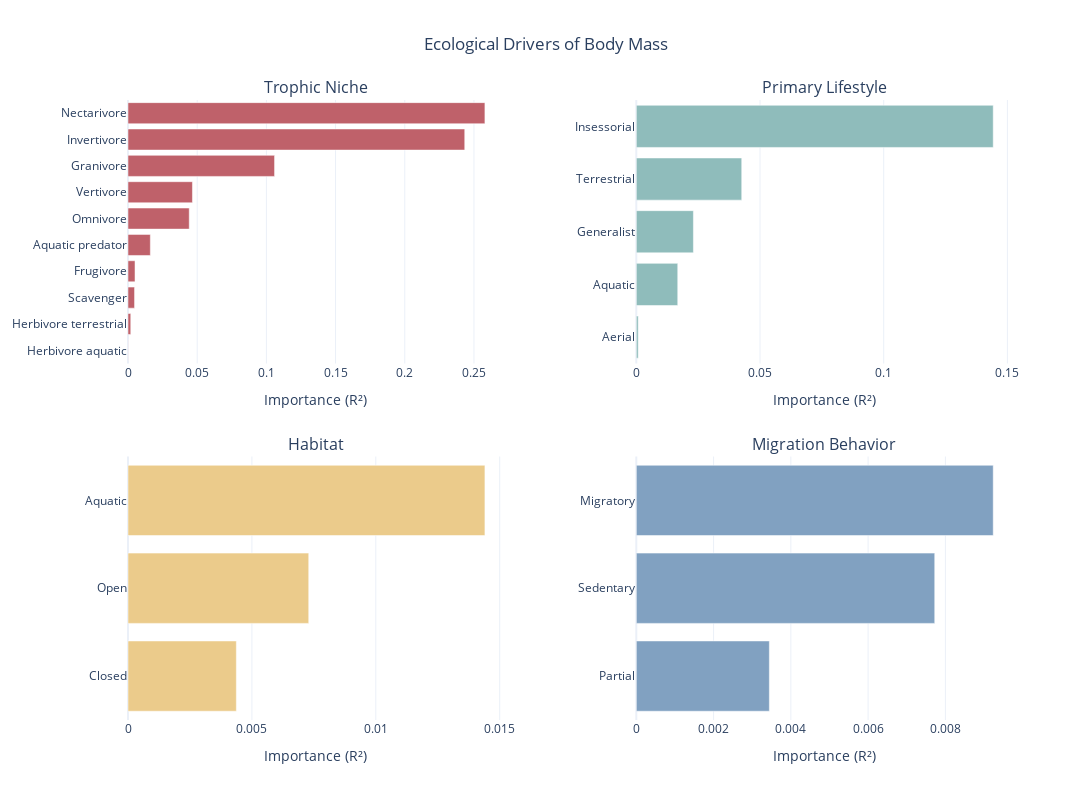

Here is the notebook cell this chart was saved with:
### Code cell
fig = make_subplots(
    rows=2, cols=2,
    subplot_titles=["Trophic Niche", "Primary Lifestyle", "Habitat", "Migration Behavior"],
    horizontal_spacing=0.15,
    vertical_spacing=0.15
)

importances = pd.Series(rf.feature_importances_, index=X.columns)

def add_panel(prefix, row, col, bar_color):
    subset = importances[importances.index.str.contains(prefix)].copy()

    subset.index = subset.index.str.replace(f"{prefix}_", "").str.replace(f"{prefix}.", "")
    
    subset = subset.sort_values(ascending=True)
    
    fig.add_trace(
        go.Bar(
            x=subset.values,
            y=subset.index,
            orientation='h',
            marker=dict(color=bar_color),
            name=prefix
        ),
        row=row, col=col
    )
    
    fig.update_xaxes(title_text="Importance (R²)", row=row, col=col)

add_panel("Trophic.Niche", 1, 1, "#BF616A")
add_panel("Primary.Lifestyle", 1, 2, "#8FBCBB")
add_panel("Habitat", 2, 1, "#EBCB8B")
add_panel("Migration", 2, 2, "#81A1C1")

fig.update_layout(
    title_text="Ecological Drivers of Body Mass",
    title_x=0.5,
    height=800,
    width=1100,
    showlegend=False,
    template="plotly_white"
)

fig.show()

### Figure 1 — Plotly figure (JSON) as saved in the notebook; plotly's stock layout.template omitted (floating-point values rounded to 4 significant figures)
{"data": [{"marker": {"color": "#BF616A"}, "name": "Trophic.Niche", "orientation": "h", "type": "bar", "x": [8.384e-05, 0.001989, 0.004731, 0.005065, 0.01615, 0.04426, 0.04657, 0.1059, 0.2434, 0.2579], "xaxis": "x", "y": ["Herbivore aquatic", "Herbivore terrestrial", "Scavenger", "Frugivore", "Aquatic predator", "Omnivore", "Vertivore", "Granivore", "Invertivore", "Nectarivore"], "yaxis": "y"}, {"marker": {"color": "#8FBCBB"}, "name": "Primary.Lifestyle", "orientation": "h", "type": "bar", "x": [0.0007744, 0.01675, 0.02308, 0.04261, 0.1443], "xaxis": "x2", "y": ["Aerial", "Aquatic", "Generalist", "Terrestrial", "Insessorial"], "yaxis": "y2"}, {"marker": {"color": "#EBCB8B"}, "name": "Habitat", "orientation": "h", "type": "bar", "x": [0.004372, 0.007293, 0.0144], "xaxis": "x3", "y": ["Closed", "Open", "Aquatic"], "yaxis": "y3"}, {"marker": {"color": "#81A1C1"}, "name": "Migration", "orientation": "h", "type": "bar", "x": [0.003443, 0.007724, 0.009238], "xaxis": "x4", "y": ["Partial", "Sedentary", "Migratory"], "yaxis": "y4"}], "layout": {"annotations": [{"font": {"size": 16}, "showarrow": false, "text": "Trophic Niche", "x": 0.2125, "xanchor": "center", "xref": "paper", "y": 1, "yanchor": "bottom", "yref": "paper"}, {"font": {"size": 16}, "showarrow": false, "text": "Primary Lifestyle", "x": 0.7875, "xanchor": "center", "xref": "paper", "y": 1, "yanchor": "bottom", "yref": "paper"}, {"font": {"size": 16}, "showarrow": false, "text": "Habitat", "x": 0.2125, "xanchor": "center", "xref": "paper", "y": 0.425, "yanchor": "bottom", "yref": "paper"}, {"font": {"size": 16}, "showarrow": false, "text": "Migration Behavior", "x": 0.7875, "xanchor": "center", "xref": "paper", "y": 0.425, "yanchor": "bottom", "yref": "paper"}], "height": 800, "showlegend": false, "title": {"text": "Ecological Drivers of Body Mass", "x": 0.5}, "width": 1100, "xaxis": {"anchor": "y", "domain": [0, 0.425], "title": {"text": "Importance (R²)"}}, "xaxis2": {"anchor": "y2", "domain": [0.575, 1], "title": {"text": "Importance (R²)"}}, "xaxis3": {"anchor": "y3", "domain": [0, 0.425], "title": {"text": "Importance (R²)"}}, "xaxis4": {"anchor": "y4", "domain": [0.575, 1], "title": {"text": "Importance (R²)"}}, "yaxis": {"anchor": "x", "domain": [0.575, 1]}, "yaxis2": {"anchor": "x2", "domain": [0.575, 1]}, "yaxis3": {"anchor": "x3", "domain": [0, 0.425]}, "yaxis4": {"anchor": "x4", "domain": [0, 0.425]}}}
